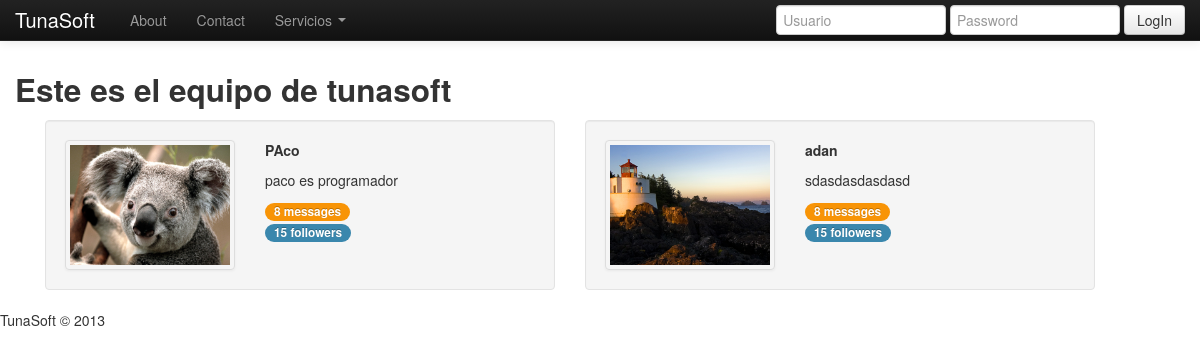
Screenshot of /equipo/ with the database file from the repository.
### tunasoft/apps/home/models.py (models this page shows, shortened)
class UserProfile(models.Model):
	def url(self,filename):
		ruta = "Users/%s/%s"%(self.user.username,filename)
		return ruta
	user = models.OneToOneField(User)
	photo = models.ImageField(upload_to=url)
	descripcion = models.TextField(max_length=300)

### tunasoft/apps/home/views.py (the view)
# urls.py: url(r'^equipo/$','equipo_view',name='equipo_view'),
def equipo_view(request):
	usuarios = UserProfile.objects.all()
	ctx = {'usuarios':usuarios}
	return render_to_response('home/equipo.html',ctx,context_instance=RequestContext(request))

### tunasoft/apps/home/forms.py
class LoginForm(forms.Form):
	username = forms.CharField(widget=forms.TextInput)
	password = forms.CharField(widget=forms.PasswordInput(render_value=False))

### tunasoft/apps/home/context_processors.py (called while the page is built)
def login_form(request):
	return {
		'login_form' : LoginForm()
	}

### tunasoft/Templates/home/equipo.html (shortened to what this page needs)
{% extends 'base.html' %}
{% block content %}
    <h2>Este es el equipo de tunasoft</h2>
    {% if usuarios %}
		{% for u in usuarios %}
			<div class="span5 well">
				<div class="row">
					<div class="span2"><a href="http://critterapp.pagodabox.com/others/admin" class="thumbnail"><img src="/media/{{u.photo}}" alt=""></a></div>
					<div class="span2">
						<p><strong>{{u.user}}</strong></p>
			          	<p>{{u.descripcion}}</p>
						<span class=" badge badge-warning">8 messages</span> <span class=" badge badge-info">15 followers</span>
					</div>
				</div>
			</div>
		{% endfor %}
	{% else %}
		<h2>No hay usuarios registrados</h2>
	</table>
	{% endif %}
{% endblock %}

### tunasoft/Templates/base.html (style rules this page uses)
body { padding-top: 60px; padding-bottom: 40px; }

### rows the page displays
UserProfile: photo (picture), user "PAco", descripcion "paco es programador"
UserProfile: photo (picture), user "adan", descripcion "sdasdasdasdasd"
